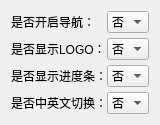
              <widget class="QWidget" name="page_8">
               <property name="geometry">
                <rect>
                 <x>0</x>
                 <y>0</y>
                 <width>154</width>
                 <height>115</height>
                </rect>
               </property>
               <attribute name="label">
                <string>界面</string>
               </attribute>
               <layout class="QVBoxLayout" name="verticalLayout_8">
                <item>
                 <layout class="QGridLayout" name="gridLayout_8">
                  <property name="horizontalSpacing">
                   <number>0</number>
                  </property>
                  <property name="verticalSpacing">
                   <number>5</number>
                  </property>
                  <item row="0" column="0">
                   <widget class="QLabel" name="label_43">
                    <property name="text">
                     <string>是否开启导航：</string>
                    </property>
                   </widget>
                  </item>
                  <item row="0" column="1">
                   <widget class="QComboBox" name="showNavigatorComboBox">
                    <property name="toolTip">
                     <string>是否开启导航功能，一般设为是</string>
                    </property>
                    <item>
                     <property name="text">
                      <string>否</string>
                     </property>
                    </item>
                    <item>
                     <property name="text">
                      <string>是</string>
                     </property>
                    </item>
                   </widget>
                  </item>
                  <item row="1" column="0">
                   <widget class="QLabel" name="label_44">
                    <property name="text">
                     <string>是否显示LOGO：</string>
                    </property>
                   </widget>
                  </item>
                  <item row="1" column="1">
                   <widget class="QComboBox" name="showLogoComboBox">
                    <property name="toolTip">
                     <string>是否开启显示LOGO功能，一般设为是</string>
                    </property>
                    <item>
                     <property name="text">
                      <string>否</string>
                     </property>
                    </item>
                    <item>
                     <property name="text">
                      <string>是</string>
                     </property>
                    </item>
                   </widget>
                  </item>
                  <item row="2" column="0">
                   <widget class="QLabel" name="label_45">
                    <property name="text">
                     <string>是否显示进度条：</string>
                    </property>
                   </widget>
                  </item>
                  <item row="2" column="1">
                   <widget class="QComboBox" name="showInformationComboBox">
                    <property name="toolTip">
                     <string>是否开启显示进度条功能，一般设为是</string>
                    </property>
                    <item>
                     <property name="text">
                      <string>否</string>
                     </property>
                    </item>
                    <item>
                     <property name="text">
                      <string>是</string>
                     </property>
                    </item>
                   </widget>
                  </item>
                  <item row="3" column="0">
                   <widget class="QLabel" name="label_46">
                    <property name="text">
                     <string>是否中英文切换：</string>
                    </property>
                   </widget>
                  </item>
                  <item row="3" column="1">
                   <widget class="QComboBox" name="informationLanguageComboBox">
                    <property name="toolTip">
                     <string>是否开启中英文切换功能，一般设为是</string>
                    </property>
                    <item>
                     <property name="text">
                      <string>否</string>
                     </property>
                    </item>
                    <item>
                     <property name="text">
                      <string>是</string>
                     </property>
                    </item>
                   </widget>
                  </item>
                 </layout>
                </item>
               </layout>
              </widget>
